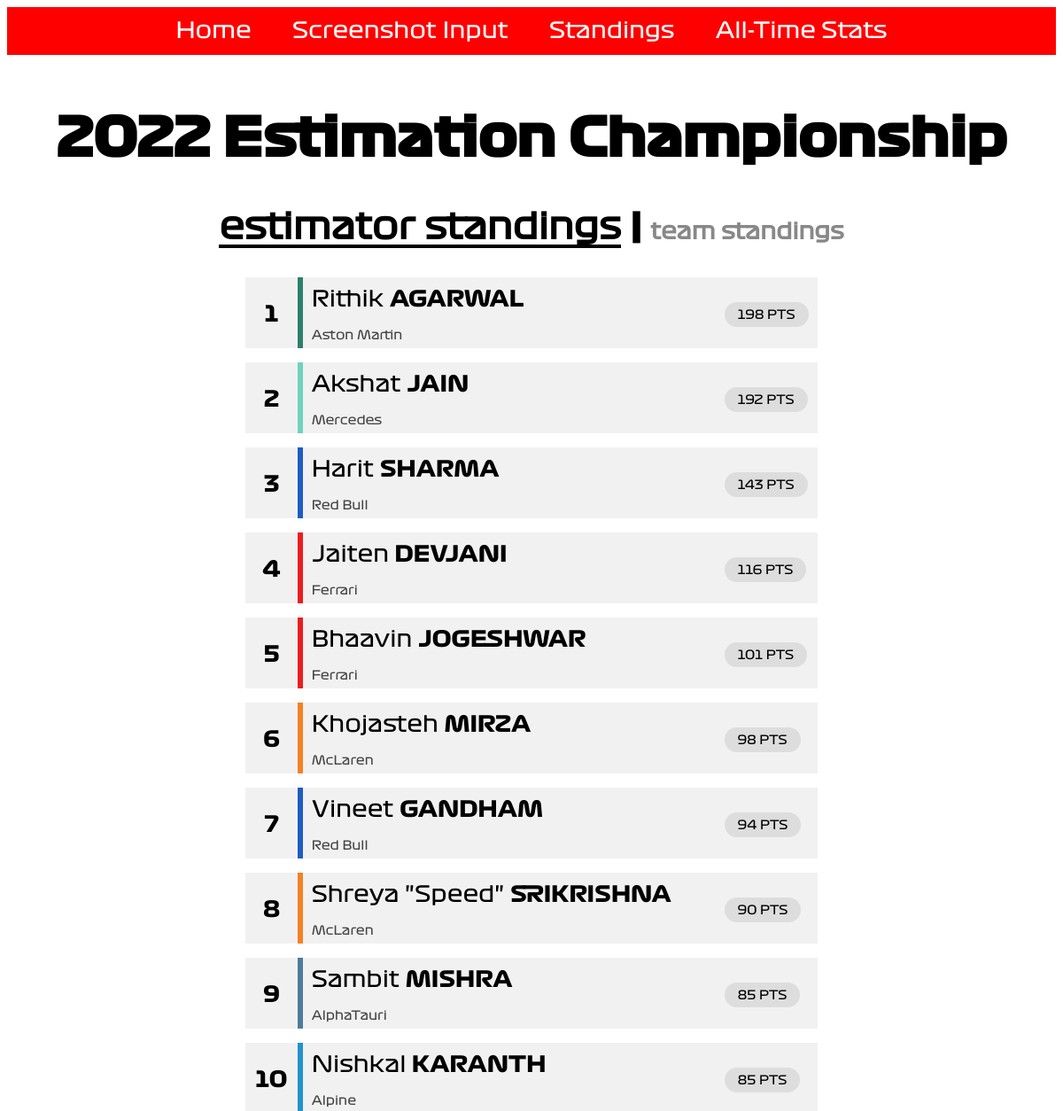
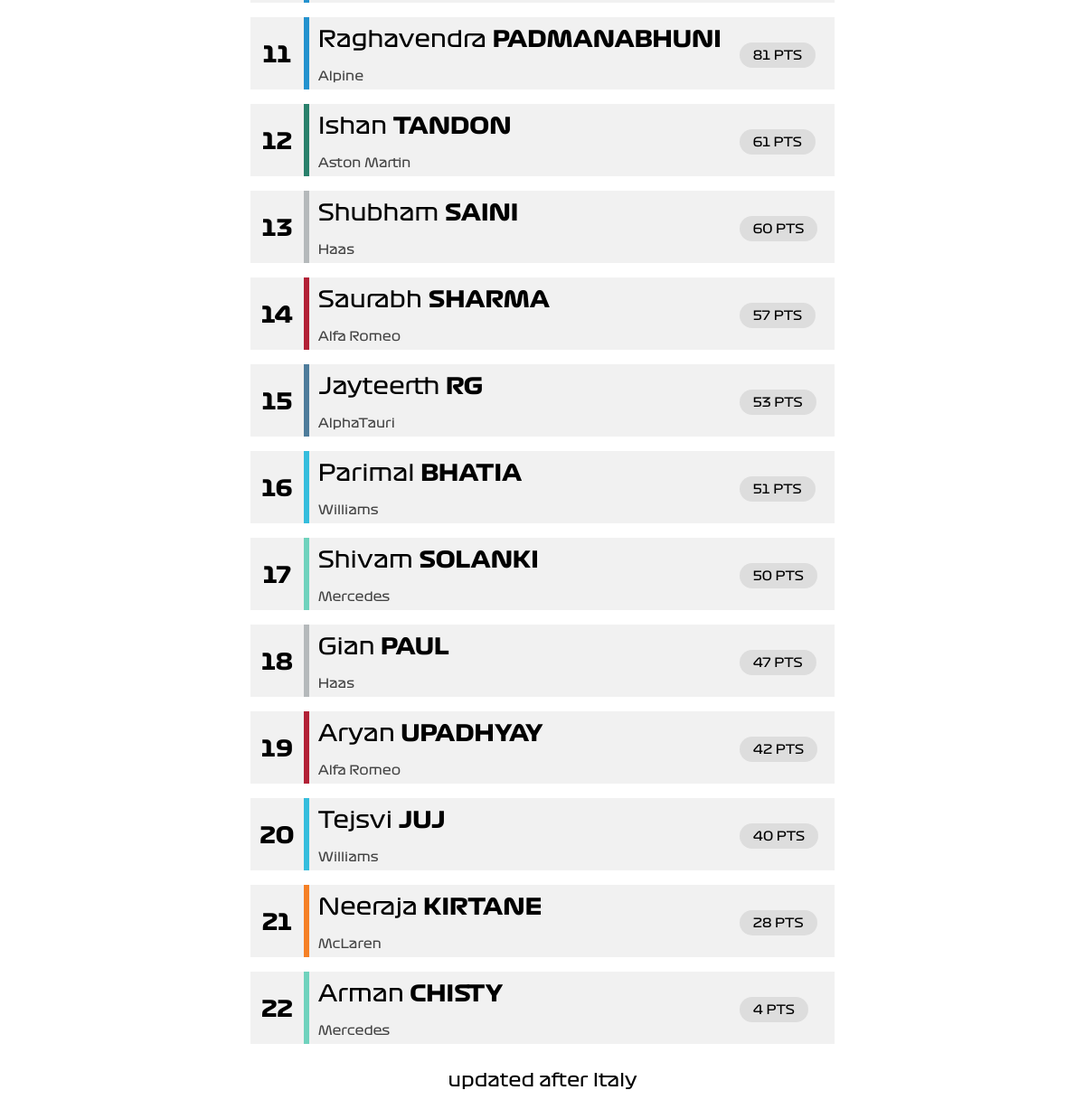
The page /estimatorstandings/ on the database its author committed (2 pictures, top to bottom).
### input_portal/models.py (models this page shows, shortened)
class current_leaderboard(models.Model):
    abbr = models.CharField(max_length = 4, unique = True)
    first_name = models.CharField(max_length = 32)
    last_name = models.CharField(max_length = 32)
    driver_no = models.IntegerField()
    team_name = models.CharField(max_length = 64)
    team_color = models.CharField(max_length = 7)
    points = models.FloatField()
    rank_override = models.IntegerField()

### input_portal/views.py (the view)
# urls.py: path('estimatorstandings/', views.LeaderView, name='estimatorstandings'),
def LeaderView(request):
    current_leaderboard_list = current_leaderboard.objects.order_by('-points','rank_override')
    leaderboard_dict = {'cl_table' : current_leaderboard_list}
    return render(request, 'leaderboard.html', context = leaderboard_dict)

### input_portal/templates/input_portal/leaderboard.html
<!DOCTYPE html>
{% extends "input_portal/base.html" %}
{% block body_block %}
    <h1>
      2022 Estimation Championship
    </h1>
    <h2>
      <span class="selected_standings">estimator standings</span>
      <span class="selectorseparator">|</span>
      <span class="unselected_standings">
        <a href = "../teamstandings" style="color:#888888">
                team standings
        </a>
      </span>
    </h2>
    {% if cl_table %}
      <table class="current_leaderboard centre">
      {% for row in cl_table %}
        <tr class="leaderboard_top">
          <td rowspan=2 class="table_pos"> {{ forloop.counter }} </td>
          <td style="background-color: {{row.team_color}}" rowspan=2 class="table_teamcolor"></td>
          <td> <span class="firstnamespan"> {{ row.first_name }} </span> <span class="lastnamespan"> {{ row.last_name|upper }} </td>
          <td rowspan=2> <span class="pointspan"> {{ row.points|floatformat:0 }} PTS </span> </td>
        </tr>
        <tr class="leaderboard_bottom">
          <td> <span class='teamspan'> {{ row.team_name }} </span> </td>
        <tr>
      {% endfor %}
      </table>
      <p> updated after Italy </p>
    {% else %}
      <p>No data found</p>
    {% endif %}
{% endblock %}

### static/css/formulaone.css (style rules this page uses)
a:link { text-decoration: none; }
a { color: inherit; }
h1 { color: black; text-align: center; font-family: f1bold; font-size: 60px; }
h2 { color: black; text-align: center; font-family: f1reg; font-size: 40px; }
p { color: black; text-align: center; font-family: f1reg; font-size: 20px; }
.centre { margin-left: auto; margin-right: auto; }
table { border-collapse: collapse; border-radius: 5px; border-style: hidden; box-shadow: 0 0 0 8px white; }
td { padding-top: 6px; padding-bottom: 6px; padding-right: 10px; padding-left: 10px; }
.leaderboard_top { background-color: #f1f1f1; border-top: 16px solid white; border-left: 4px solid white; border-right: 4px solid white; border-radius: 15px; margin-top: 10px; }
.leaderboard_bottom { background-color: #f1f1f1; border-bottom: 16px solid white; border-left: 4px solid white; border-right: 4px solid white; margin-bottom: 10px; }
.table_pos { font-family: f1bold; text-align: center; font-size: 25px; }
.table_teamcolor { padding-right: 3px; padding-left: 3px; border-top: 6px solid #f1f1f1; border-bottom: 6px solid #f1f1f1; }
.pointspan { background-color: #DDDDDD; padding-left: 15px; padding-right: 15px; padding-top: 7px; padding-bottom:7px; border-radius: 14px; font-family: f1reg; font-size: 14px }
.firstnamespan { font-family: f1reg; font-size: 25px; }
.lastnamespan { font-family: f1bold; font-size: 25px; }
.teamspan { font-family:f1reg; font-size: 14px; color: #444444; }
.selected_standings { color: black; text-align: center; font-family: f1reg; font-size: 40px; border-bottom: 4px solid black }
.unselected_standings { color: #888888; text-align: center; font-family: f1reg; font-size: 25px; }
.selectorseparator { font-family: f1bold; font-size: 40px; }
.resultTable, td { background-color: #f1f1f1; padding-top: 10px; }

### rows shown on the page
current_leaderboard: first_name "Rithik", last_name "AGARWAL", points "198", team_name "Aston Martin"
current_leaderboard: first_name "Akshat", last_name "JAIN", points "192", team_name "Mercedes"
current_leaderboard: first_name "Harit", last_name "SHARMA", points "143", team_name "Red Bull"
current_leaderboard: first_name "Jaiten", last_name "DEVJANI", points "116", team_name "Ferrari"
current_leaderboard: first_name "Bhaavin", last_name "JOGESHWAR", points "101", team_name "Ferrari"
current_leaderboard: first_name "Khojasteh", last_name "MIRZA", points "98", team_name "McLaren"
current_leaderboard: first_name "Vineet", last_name "GANDHAM", points "94", team_name "Red Bull"
current_leaderboard: first_name "Shreya \"Speed\"", last_name "SRIKRISHNA", points "90", team_name "McLaren"
current_leaderboard: first_name "Sambit", last_name "MISHRA", points "85", team_name "AlphaTauri"
current_leaderboard: first_name "Nishkal", last_name "KARANTH", points "85", team_name "Alpine"
current_leaderboard: first_name "Raghavendra", last_name "PADMANABHUNI", points "81", team_name "Alpine"
current_leaderboard: first_name "Ishan", last_name "TANDON", points "61", team_name "Aston Martin"
current_leaderboard: first_name "Shubham", last_name "SAINI", points "60", team_name "Haas"
current_leaderboard: first_name "Saurabh", last_name "SHARMA", points "57", team_name "Alfa Romeo"
current_leaderboard: first_name "Jayteerth", last_name "RG", points "53", team_name "AlphaTauri"
current_leaderboard: first_name "Parimal", last_name "BHATIA", points "51", team_name "Williams"
current_leaderboard: first_name "Shivam", last_name "SOLANKI", points "50", team_name "Mercedes"
current_leaderboard: first_name "Gian", last_name "PAUL", points "47", team_name "Haas"
current_leaderboard: first_name "Aryan", last_name "UPADHYAY", points "42", team_name "Alfa Romeo"
current_leaderboard: first_name "Tejsvi", last_name "JUJ", points "40", team_name "Williams"
current_leaderboard: first_name "Neeraja", last_name "KIRTANE", points "28", team_name "McLaren"
current_leaderboard: first_name "Arman", last_name "CHISTY", points "4", team_name "Mercedes"
